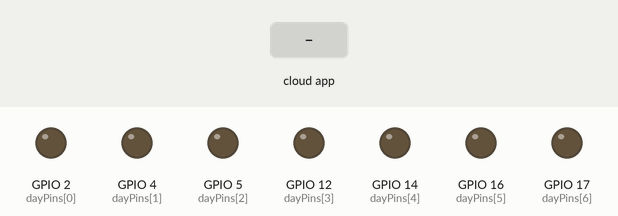
Simulated run of this program. Board: ESP32. On the bench: output pins drawn as LEDs (lit = HIGH). The inputs (shaded band) are chosen by the test bench. WiFi joins after 1.5 s; servers stay silent unless stated; the Firebase database answers and starts empty; what the program prints to the serial monitor is not drawn.

Above: at 2.7 s.
2.8 s: the phone or cloud app sets monday to 1
At 4.6 s:
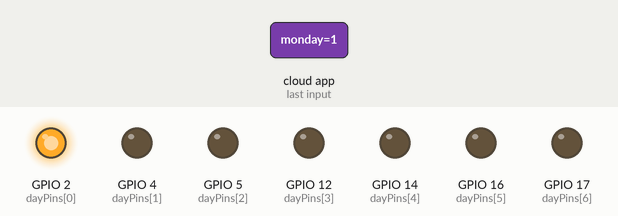
5.2 s: the phone or cloud app sets tuesday to 1
At 7.0 s:
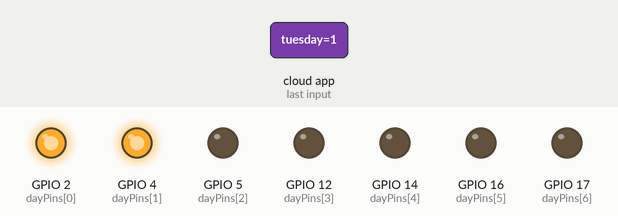
7.5 s: the phone or cloud app sets wednesday to 1
At 9.4 s:
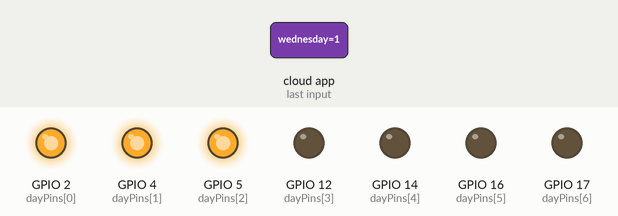
9.7 s: the phone or cloud app sets thursday to 1
At 11.7 s:
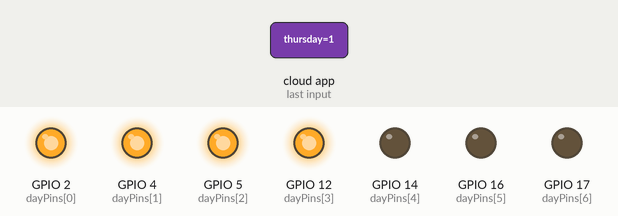
12.0 s: the phone or cloud app sets friday to 1
At 13.9 s:
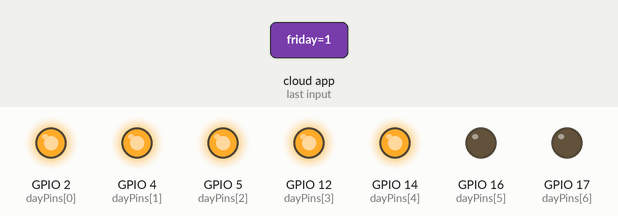
14.2 s: the phone or cloud app sets saturday to 1
At 15.4 s:
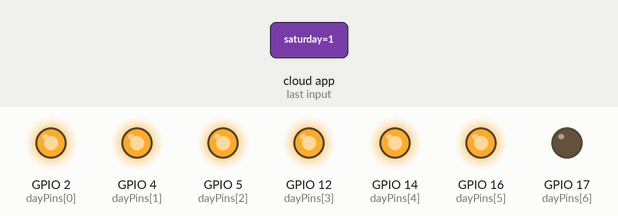
Timing chart, 0 to 17.2 s (numbered marks = the images above; inputs shaded):
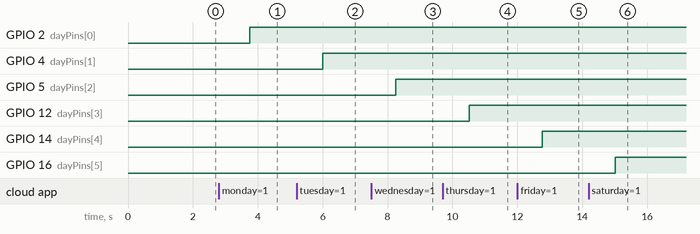

The program:

main.cpp
```cpp
#include <Arduino.h>
#include <WiFi.h>
#include <Firebase_ESP_Client.h>
#include <credentials.h>
#include <gpio.h>
// Provide the token generation process info.
#include <addons/TokenHelper.h>

// Provide the RTDB payload printing info and other helper functions.
#include <addons/RTDBHelper.h>

// Define Firebase Data object
FirebaseData fbdo;
FirebaseAuth auth;
FirebaseConfig config;

unsigned long sendDataPrevMillis = 0;
int count = 0;
bool signupOK = false;
bool lectura = false;
bool lecturaPrev = false;
void WiFiConfiguration()
{
  WiFi.begin(ssid, password);
  Serial.print("Connecting to Wi-Fi: ");
  while (WiFi.status() != WL_CONNECTED)
  {
    Serial.print(".");
    delay(100);
  }
  Serial.println();
  Serial.print("Connected with IP: ");
  Serial.println(WiFi.localIP());
  Serial.println();
}

void FirebaseConfiguration()
{
  /* Assign the api key (required) */
  config.api_key = FIREBASE_AUTH;

  /* Assign the RTDB URL (required) */
  config.database_url = FIREBASE_HOST;

  /* Sign up */
  if (Firebase.signUp(&config, &auth, "", ""))
  {
    Serial.println("Firebase is Ready");
    signupOK = true;
  }
  else
  {
    Serial.printf("%s\n", config.signer.signupError.message.c_str());
  }
  /* Assign the callback function for the long running token generation task */
  config.token_status_callback = tokenStatusCallback; // see addons/TokenHelper.h
  Firebase.begin(&config, &auth);
  Firebase.reconnectWiFi(true);
}

void setup()
{
  Serial.begin(115200);
  WiFiConfiguration();
  FirebaseConfiguration();
  PinsConfiguration();
}

void loop()
{
  // Firebase.ready() should be called repeatedly to handle authentication tasks.
  if (Firebase.ready() && (millis() - sendDataPrevMillis > 1000 || sendDataPrevMillis == 0))
  {
    sendDataPrevMillis = millis();
    for (int i = 0; i < 7; i++)
    {
      String path = "/test/days/" + String(days[i]);
      if (Firebase.RTDB.getInt(&fbdo, path.c_str(), &dayStates[i]))
      {
        digitalWrite(dayPins[i], dayStates[i]);
        if (dayStates[i] != prevDayStates[i])
        {
          Serial.print("Estado ");
          Serial.print(days[i]);
          Serial.print(": ");
          Serial.println(dayStates[i]);
          prevDayStates[i] = dayStates[i];
        }
      }
      else
      {
        Serial.println(fbdo.errorReason().c_str());
      }
    }
  }
}


// // Write an Float number on the database path test/float
// if (Firebase.RTDB.setFloat(&fbdo, "test/float", 0.01 + random(0, 100)))
// {
//   Serial.println("PASSED");
//   Serial.println("PATH: " + fbdo.dataPath());
//   Serial.println("TYPE: " + fbdo.dataType());
// }
// else
// {
//   Serial.println("FAILED");
//   Serial.println("REASON: " + fbdo.errorReason());
// }
//}

// if (Firebase.RTDB.getInt(&fbdo, "/test/days/monday", &ledState))
// {
//   // digitalWrite(LEDBUILDIN, ledState);
//   Serial.print("Estado LED: ");
//   Serial.println(ledState);
//   digitalWrite(ledpin, ledState);
// }
// else
// {
//   Serial.println(fbdo.errorReason().c_str());
// }
```

credentials.h
```cpp
#define FIREBASE_HOST "https://gps-telegram-default-rtdb.firebaseio.com"
#define FIREBASE_AUTH "AIzaSyDPjKar_c5fyLUmYpTwUCi5Sp1MJKGxBrg"
#define EMAIL_USER "emersonrivera100@gmail.com"
#define EMAIL_PASSWORD "3vD0#PJz%YPAI%b2SO40"
const char *ssid = "CLARO_h9hU3j";
const char *password = "7474FB19FD";
```

gpio.h
```cpp
// const int ledpin = 2;  // Pin WiFi
// const int monpin = 35; // Pin dia Lunes
// const int tuepin = 35; // Pin dia Martes
// const int wedpin = 26; // Pin dia Miercoles
// const int thupin = 27; // Pin dia Jueves
// const int fripin = 14; // Pin dia Viernes
// const int satpin = 12; // Pin dia Sabado
// const int sunpin = 13; // Pin dia Domingo
// int ledState;
// int monState;
// int tueState;
// int wedState;
// int thuState;
// int friState;
// int satState;
// int sunState;
#include <Arduino.h>
const int dayPins[] = {2, 4, 5, 12, 14, 16, 17}; // Pines recomendados para salidas
const char *days[] = {"monday", "tuesday", "wednesday", "thursday", "friday", "saturday", "sunday"};
int dayStates[7];
int prevDayStates[7];

void PinsConfiguration()
{
    for (int i = 0; i < 7; i++)
    {
        pinMode(dayPins[i], OUTPUT);
    }
}
```

Measured:
- after the input at 2.8 s, GPIO 2 (dayPins[0]): LOW → HIGH after 0.96 s
- after the input at 5.2 s, GPIO 4 (dayPins[1]): LOW → HIGH after 0.81 s
- after the input at 7.5 s, GPIO 5 (dayPins[2]): LOW → HIGH after 0.76 s
- after the input at 9.7 s, GPIO 12 (dayPins[3]): LOW → HIGH after 0.81 s
- after the input at 12.0 s, GPIO 14 (dayPins[4]): LOW → HIGH after 0.76 s
- after the input at 14.2 s, GPIO 16 (dayPins[5]): LOW → HIGH after 0.82 s
